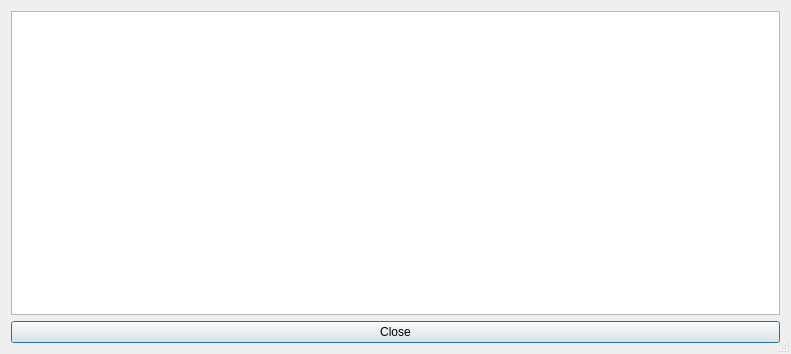
<?xml version="1.0" encoding="UTF-8"?>
<ui version="4.0">
 <class>dlgCmdLineHelp</class>
 <widget class="QDialog" name="dlgCmdLineHelp">
  <property name="geometry">
   <rect>
    <x>0</x>
    <y>0</y>
    <width>791</width>
    <height>354</height>
   </rect>
  </property>
  <property name="windowTitle">
   <string>Command Line Help</string>
  </property>
  <property name="windowIcon">
   <iconset resource="resources.qrc">
    <normaloff>:/icon/icons/application.png</normaloff>:/icon/icons/application.png</iconset>
  </property>
  <property name="sizeGripEnabled">
   <bool>true</bool>
  </property>
  <property name="modal">
   <bool>true</bool>
  </property>
  <layout class="QVBoxLayout" name="verticalLayout_dlgCmdLineHelp">
   <item>
    <widget class="QTextEdit" name="textEdit_cmdLineHelp">
     <property name="sizeAdjustPolicy">
      <enum>QAbstractScrollArea::AdjustToContents</enum>
     </property>
     <property name="undoRedoEnabled">
      <bool>false</bool>
     </property>
     <property name="readOnly">
      <bool>true</bool>
     </property>
     <property name="html">
      <string notr="true">&lt;!DOCTYPE HTML PUBLIC &quot;-//W3C//DTD HTML 4.0//EN&quot; &quot;http://www.w3.org/TR/REC-html40/strict.dtd&quot;&gt;
&lt;html&gt;&lt;head&gt;&lt;meta name=&quot;qrichtext&quot; content=&quot;1&quot; /&gt;&lt;style type=&quot;text/css&quot;&gt;
p, li { white-space: pre-wrap; }
&lt;/style&gt;&lt;/head&gt;&lt;body style=&quot; font-family:'Sans'; font-size:9pt; font-weight:400; font-style:normal;&quot;&gt;
&lt;p style=&quot;-qt-paragraph-type:empty; margin-top:0px; margin-bottom:0px; margin-left:0px; margin-right:0px; -qt-block-indent:0; text-indent:0px;&quot;&gt;&lt;br /&gt;&lt;/p&gt;&lt;/body&gt;&lt;/html&gt;</string>
     </property>
    </widget>
   </item>
   <item>
    <widget class="QPushButton" name="pushButton_Close">
     <property name="text">
      <string>Close</string>
     </property>
     <property name="icon">
      <iconset resource="resources.qrc">
       <normaloff>:/icon/icons/turn_off.svg</normaloff>:/icon/icons/turn_off.svg</iconset>
     </property>
    </widget>
   </item>
  </layout>
 </widget>
 <resources>
  <include location="resources.qrc"/>
 </resources>
 <connections/>
</ui>
